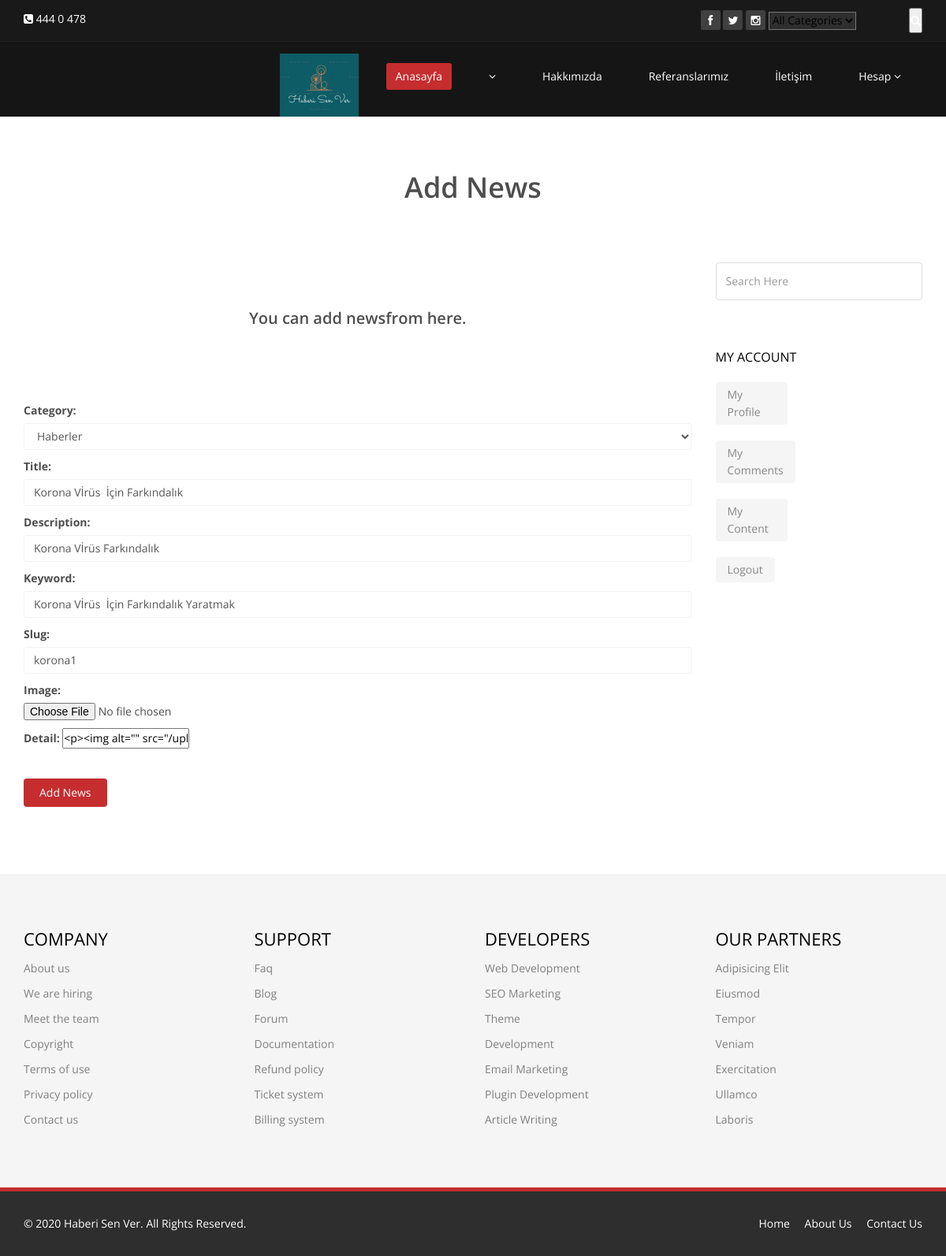
Before: /user/news_edit/2 (signed in) with the older database file.
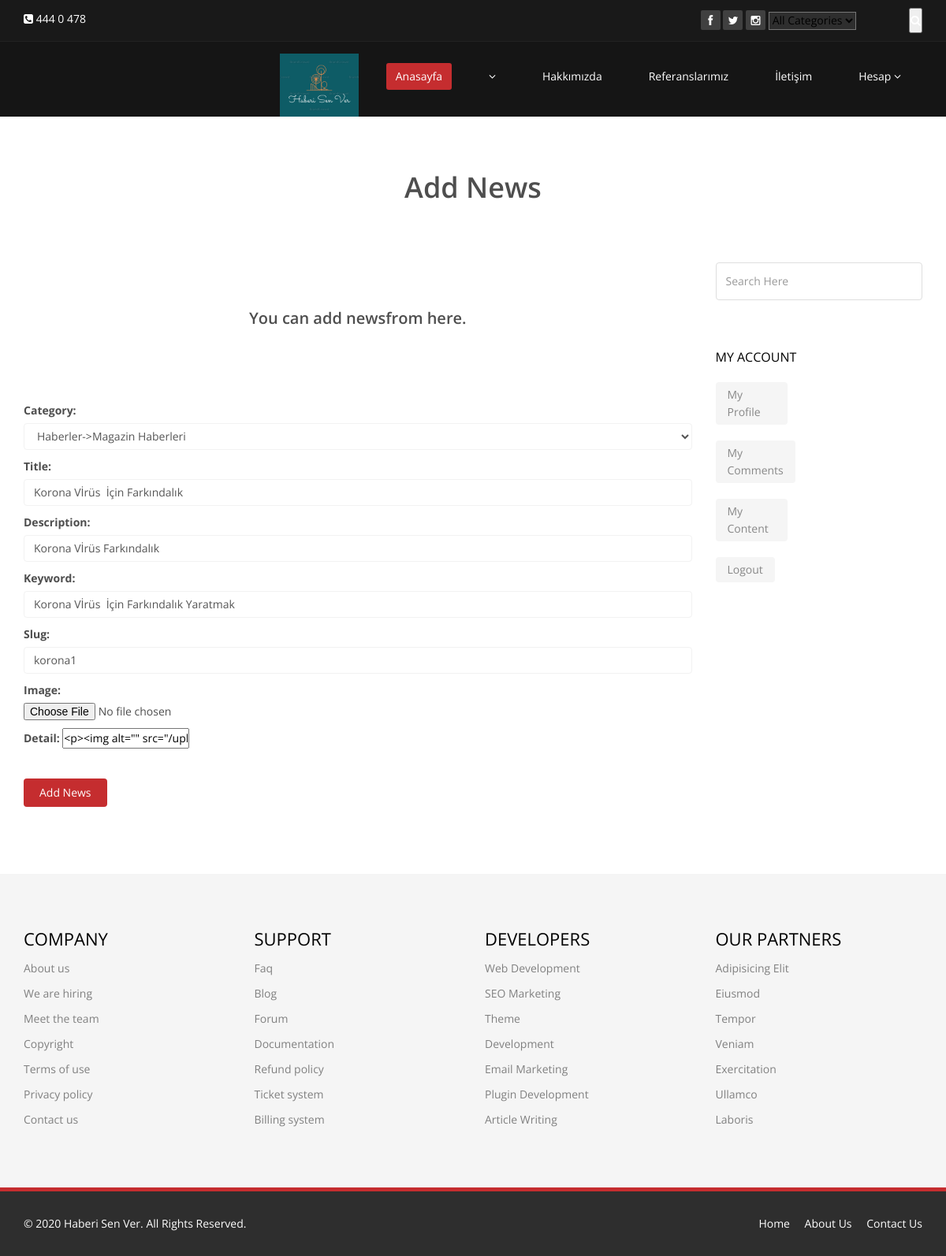
After: the same page with the newer database file.
### news/models.py (models this page shows, shortened)
class News(models.Model):
    STATUS =(
        ('True', 'Evet'),
        ('False', 'Hayır'),
    )
    category = models.ForeignKey(Category, on_delete=models.CASCADE) #relations with Category
    user = models.ForeignKey(User, on_delete=models.CASCADE, null=True)
    title = models.CharField(max_length=150)
    description = models.CharField(max_length=200)
    keyword = models.CharField(max_length=200)
    image = models.ImageField(blank=True, upload_to='images/')
    detail = RichTextUploadingField()
    status = models.CharField(max_length=10, choices=STATUS)
    slug = models.SlugField(null=False, unique=True)
    created_at = models.DateTimeField(auto_now_add=True)
    updated_at = models.DateTimeField(auto_now=True)
    def image_tag(self):
        return mark_safe('<img src="{}" height="40"/>'.format(self.image.url))
    image_tag.short_description = 'Image'

### user/views.py (the view)
# urls.py: path('news_edit/<int:id>', views.news_edit, name='news_edit'),
@login_required(login_url='/login')
def news_edit(request, id):
    news = News.objects.get(id=id)
    if request.method == 'POST':
        form = NewsForm(request.POST, request.FILES, instance=news)
        if form.is_valid():
            form.save()
            messages.success(request, 'Your News has been updated successfuly')
            return HttpResponseRedirect('/user/mynews')
        else:
            messages.error(request, 'News Form Eror. Please Check; <br>' + str(form.errors))
            return HttpResponseRedirect('/user/news_edit' + str(id))
    else:
        category = Category.objects.all()
        form = NewsForm(instance=news)
        setting = Setting.objects.get(pk=1)
        context = {
        'category': category,
        'form': form,
        'setting': setting,
        }
        return render(request, 'user_add_news.html', context)

### news/models.py
class NewsForm(ModelForm):
    class Meta:
        model = News
        fields = ('category', 'title', 'description', 'keyword', 'slug',  'image', 'detail',)
        widgets = {
            'category': Select(attrs={'class=form-control valid': 'input', 'placeholder': 'category'}),
            'title': TextInput(attrs={'class=form-control valid': 'input', 'placeholder': 'Title'}),
            'description': TextInput(attrs={'class=form-control valid': 'input', 'placeholder': 'Description'}),
            'keyword': TextInput(attrs={'class=form-control valid': 'input', 'placeholder': 'Keyword'}),
            'slug': TextInput(attrs={'class=form-control valid': 'input', 'placeholder': 'Slug'}),
            'image': FileInput(attrs={'class': 'input', 'placeholder': 'Image'}),
            'detail': CKEditorWidget(),
        }

### news/models.py (called while the page is built)
    def __str__(self):
        full_path = [self.title]
        k = self.parent
        while k is not None:
            full_path.append(k.title)
            k=k.parent
        return '->'.join(full_path[::-1])

### user/templates/user_add_news.html (shortened to what this page needs)
{% extends 'homebase.html' %}
{% load static %}
{% block body%}
    <section id="blog" class="container">
        <div class="center">
            <h2> Add News</h2>
        </div>
        <div class="blog">
            <div class="row">
                <div class="col-md-9">
                    <h1 id="comments_title" class="center">You can add newsfrom here.</h1>
                    <div class="blog-content">
                        <form method="POST" enctype="multipart/form-data">
                            <fieldset class="form-group">
                                {{ form.as_p }}
                            </fieldset>
                            <div class="form-group">
                                <button class="btn btn btn-primary button" type="submit"> Add News</button>
                            </div>
                        </form>
                    </div>
                </div>
                <aside class="col-md-3">
                    <div class="widget search">
                        <form role="form">
                            <input type="text" class="form-control search_box" autocomplete="off" placeholder="Search Here">
                        </form>
                    </div>
                    {% include 'userpanel.html' %}
                </aside>
            </div>
        </div>
    </section>
{% endblock %}

Changed rows visible on the page:
changed News "Korona Vİrüs Farkındalık": category "Haberler" → "Haberler->Magazin Haberleri"
